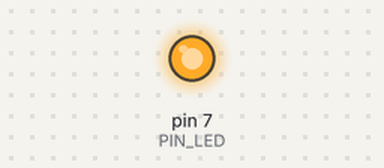
A sketch run on a simulated Arduino Uno, built with avr-gcc and run on an emulated ATmega328P. On the bench: output pins drawn as LEDs (lit = HIGH). At 2.0 s the program stops and its outputs stay as they are.

Above: at 0.5 s.
At 1.85 s:
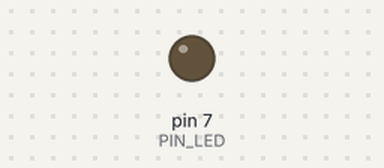
Timing chart, 0 to 3.0 s (numbered marks = the images above):
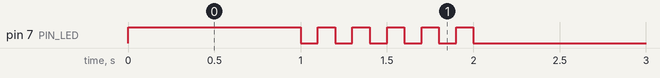

Measured:
- by itself, pin 7 (PIN_LED): repeats every 0.20 s: LOW 0.10 s, HIGH 0.10 s, until it stays LOW from 2.0 s

The sketch:

05_example.ino
```cpp
#include <Arduino.h>
#define PIN_LED 7

void setup()
{
  pinMode(PIN_LED, OUTPUT);
}

void loop()
{
  digitalWrite(PIN_LED, HIGH);
  delay(1000);

  for (int i = 0; i < 5; i++)
  {
    digitalWrite(PIN_LED, LOW);
    delay(100);
    digitalWrite(PIN_LED, HIGH);
    delay(100);
  }

  digitalWrite(PIN_LED, LOW);

  while(true) {}
}
```
